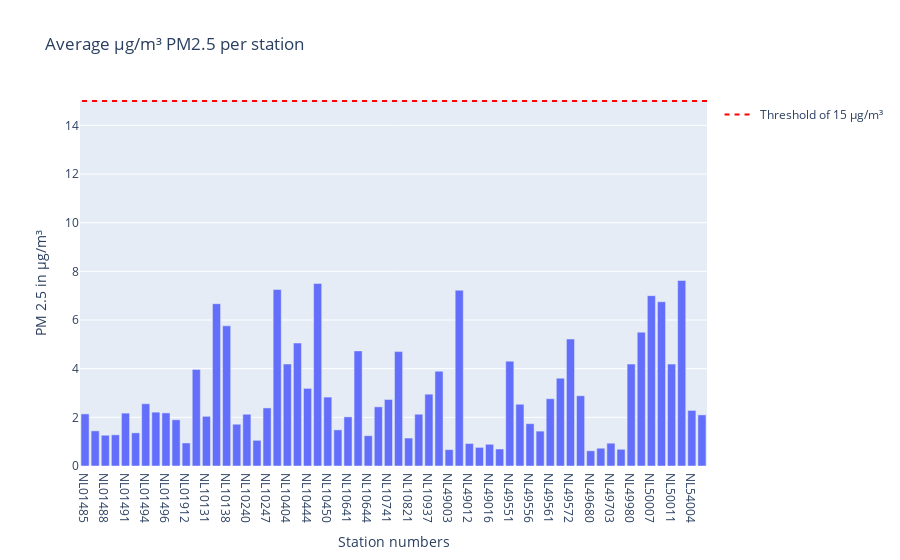

Source (notebook cell):
### Code cell
bar_pm25_clean = px.bar(meanlocation_PM25_cleaned, x='station_number' , y= 'value', title='Average µg/m³ PM2.5 per station')
bar_pm25_clean.update_layout(yaxis_title='PM 2.5 in µg/m³', xaxis_title= "Station numbers", barmode='group') 
#bar.add_shape(type='line', y0=40, y1=40, xref='paper', x0=0, x1=1, line_color='red')
bar_pm25_clean.add_shape(
    legendrank=1,
    showlegend=True,
    type="line",
    xref="paper",
    line=dict(dash="5px", color='red'),
    x0=1,
    x1=0,
    y0=15,
    y1=15,
    name='Threshold of 15 µg/m³'
)

bar_pm25_clean.show()

### Figure 1 — Plotly figure (JSON) as saved in the notebook; plotly's stock layout.template omitted (floating-point values rounded to 4 significant figures)
{"data": [{"alignmentgroup": "True", "hovertemplate": "station_number=%{x}<br>value=%{y}<extra></extra>", "legendgroup": "", "marker": {"color": "#636efa", "pattern": {"shape": ""}}, "name": "", "offsetgroup": "", "orientation": "v", "showlegend": false, "textposition": "auto", "type": "bar", "x": ["NL01485", "NL01487", "NL01488", "NL01489", "NL01491", "NL01493", "NL01494", "NL01495", "NL01496", "NL01497", "NL01912", "NL01913", "NL10131", "NL10136", "NL10138", "NL10230", "NL10240", "NL10241", "NL10247", "NL10248", "NL10404", "NL10418", "NL10444", "NL10449", "NL10450", "NL10636", "NL10641", "NL10643", "NL10644", "NL10738", "NL10741", "NL10742", "NL10821", "NL10934", "NL10937", "NL10938", "NL49003", "NL49007", "NL49012", "NL49014", "NL49016", "NL49017", "NL49551", "NL49553", "NL49556", "NL49557", "NL49561", "NL49570", "NL49572", "NL49573", "NL49680", "NL49701", "NL49703", "NL49704", "NL49980", "NL50003", "NL50007", "NL50010", "NL50011", "NL50012", "NL54004", "NL54010"], "xaxis": "x", "y": [2.141, 1.444, 1.265, 1.281, 2.173, 1.363, 2.559, 2.212, 2.182, 1.9, 0.9467, 3.971, 2.041, 6.669, 5.76, 1.717, 2.127, 1.055, 2.387, 7.256, 4.189, 5.054, 3.191, 7.502, 2.832, 1.484, 2.019, 4.731, 1.245, 2.431, 2.733, 4.701, 1.149, 2.127, 2.951, 3.894, 0.6727, 7.224, 0.925, 0.7647, 0.8923, 0.7, 4.308, 2.538, 1.74, 1.433, 2.765, 3.61, 5.217, 2.887, 0.625, 0.7308, 0.9375, 0.6875, 4.188, 5.5, 7, 6.75, 4.188, 7.625, 2.284, 2.101], "yaxis": "y"}], "layout": {"barmode": "group", "legend": {"tracegroupgap": 0}, "shapes": [{"legendrank": 1, "line": {"color": "red", "dash": "5px"}, "name": "Threshold of 15 µg/m³", "showlegend": true, "type": "line", "x0": 1, "x1": 0, "xref": "paper", "y0": 15, "y1": 15}], "title": {"text": "Average µg/m³ PM2.5 per station"}, "xaxis": {"anchor": "y", "domain": [0, 1], "title": {"text": "Station numbers"}}, "yaxis": {"anchor": "x", "domain": [0, 1], "title": {"text": "PM 2.5 in µg/m³"}}}}
